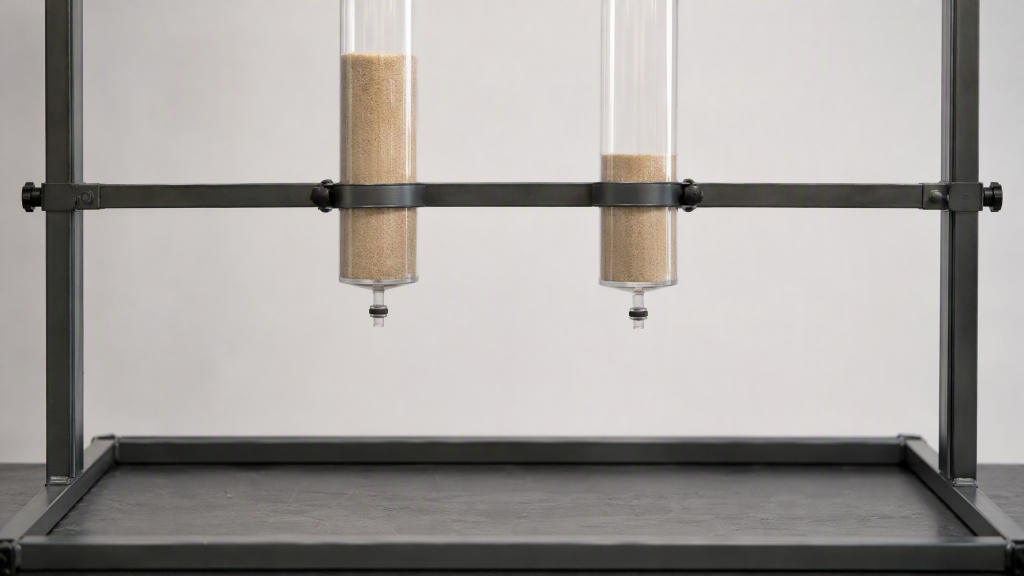
#> input picture easy/P40/first_frame.png, 2048 x 1152 px (shown at 1/2 size)
$ python -i measure_backend.py   (imports and definitions only)
#> lines starting #> are read from the running program, lines starting #| are printed output that depends on the picture
#!/usr/bin/env python3
"""Self-contained P40 sand-pile angle-of-repose evaluator."""
from __future__ import annotations

import argparse
import csv
import json
import math
import os
import re
import sys
from pathlib import Path
from typing import Any

import cv2
import numpy as np

TASK_ID = "P40"
TASK_ROOT = Path(__file__).resolve().parents[1]
# [1 line not run here, left out]


# [15 lines left out: functions finite, residual_physics_score, not called in this run]


def recognized_score(physics_score: float) -> float:
    return 0.15 + 0.85 * float(np.clip(physics_score, 0.0, 1.0))


# [165 lines left out: functions relative_path, metadata, infer_model, result_payload, read_video, load_rois and 6 more, not called in this run]


def extract(frames: np.ndarray) -> tuple[dict[str, Any] | None, dict[str, Any], str | None]:
    height, width = frames.shape[1:3]; rois, roi_source = load_rois()
    # The large left pile reaches close to both sides of the old box.  Keep a
    # generous first-frame search margin so the connected component is not
    # clipped before its envelope and repose angles are fitted.
    rois = {"ground": (.03, .68, .94, .28),
            "left_pile": (.04, .42, .53, .53),
            "right_pile": (.57, .42, .40, .53), **rois}
    pile_boxes = {side: roi_pixels(rois[side + "_pile"], width, height) for side in ("left", "right")}
    ground_box = roi_pixels(rois.get("ground"), width, height)
    observations = {"left": [], "right": []}; ground_tracks = []
    for frame in frames:
        frame_mask = sand_mask(frame)
        provisional = []
        for side in ("left", "right"):
            item = pile_observation(frame, pile_boxes[side], None, frame_mask)
            if item: provisional.append(item["points"])
        floor = ground_y(frame, ground_box, provisional)
        ground_tracks.append(floor)
        for side in ("left", "right"):
            observations[side].append(pile_observation(frame, pile_boxes[side], floor, frame_mask))
    valid_pair = np.array([observations["left"][i] is not None and observations["right"][i] is not None for i in range(len(frames))])
    debug: dict[str, Any] = {"roi_source": roi_source, "roi": rois, "ground_y_px": ground_tracks,
                             "piles": observations, "pair_coverage": float(valid_pair.mean())}
    if valid_pair.mean() < .45:
        return None, debug, "P40_pile_candidates_insufficient"
    tail = max(5, min(15, len(frames) // 6)); indices = np.flatnonzero(valid_pair)[-tail:]
    angle_series = {"left": np.full(len(frames), np.nan), "right": np.full(len(frames), np.nan)}
    for side in ("left", "right"):
        for i, item in enumerate(observations[side]):
            if item:
                angle_series[side][i] = np.mean([item["fits"]["left"]["angle_deg"], item["fits"]["right"]["angle_deg"]])
    if len(indices) < 3:
        return None, {**debug, "angle_series": angle_series}, "P40_stable_tail_missing"
    small_side, large_side = ("left", "right") if np.nanmedian([observations["left"][i]["area"] for i in indices]) < np.nanmedian([observations["right"][i]["area"] for i in indices]) else ("right", "left")
    small_left = float(np.nanmedian([observations[small_side][i]["fits"]["left"]["angle_deg"] for i in indices]))
    small_right = float(np.nanmedian([observations[small_side][i]["fits"]["right"]["angle_deg"] for i in indices]))
    large_left = float(np.nanmedian([observations[large_side][i]["fits"]["left"]["angle_deg"] for i in indices]))
    large_right = float(np.nanmedian([observations[large_side][i]["fits"]["right"]["angle_deg"] for i in indices]))
    small_angle = (small_left + small_right) / 2.0; large_angle = (large_left + large_right) / 2.0
    ratio = small_angle / large_angle if large_angle > 1e-6 else float("nan")
    measurement = {"small_pile_side": small_side, "large_pile_side": large_side,
                   "small_left_angle_deg": small_left, "small_right_angle_deg": small_right,
                   "large_left_angle_deg": large_left, "large_right_angle_deg": large_right,
                   "small_repose_angle_deg": small_angle, "large_repose_angle_deg": large_angle,
                   "repose_angle_ratio": ratio, "scale_error": abs(ratio - 1.0) if np.isfinite(ratio) else None,
                   "small_side_asymmetry_deg": abs(small_left - small_right), "large_side_asymmetry_deg": abs(large_left - large_right),
                   "stable_frame_count": int(len(indices)), "pile_pair_coverage": float(valid_pair.mean())}
    debug["angle_series"] = angle_series; debug["stable_indices"] = indices.tolist()
    return measurement, debug, None


# [85 lines left out: functions debug_artifacts, evaluate_video, main, not called in this run]


# [1 line not run here, left out]

>>> import cv2
>>> picture = cv2.imread('../first_frame.png', cv2.IMREAD_GRAYSCALE)
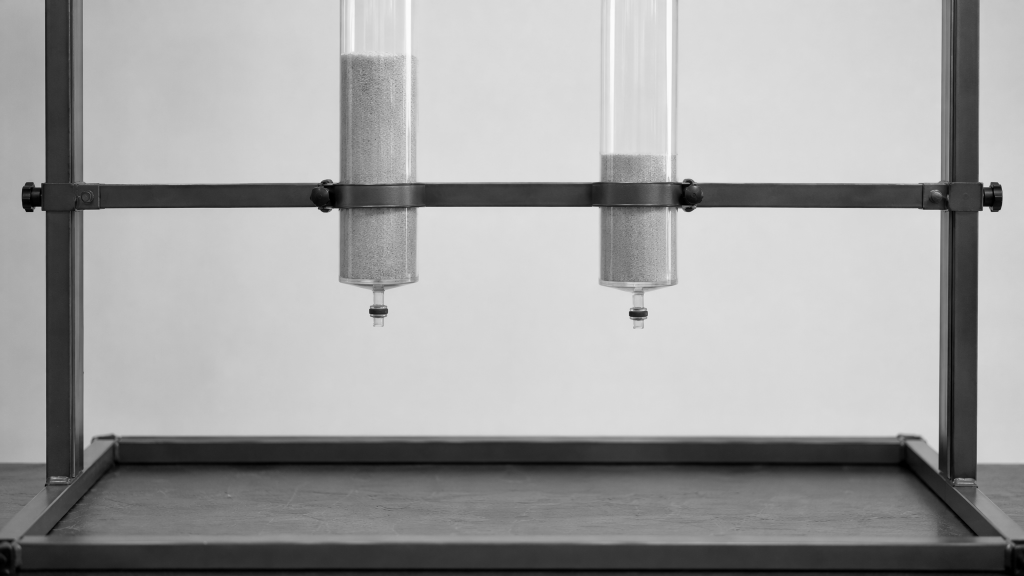
#> picture: shape (1152, 2048) (shown at 1/2 size); min 0, max 253, mean 162.3
#> (the run stopped early here; a loop or call above may not have finished)
